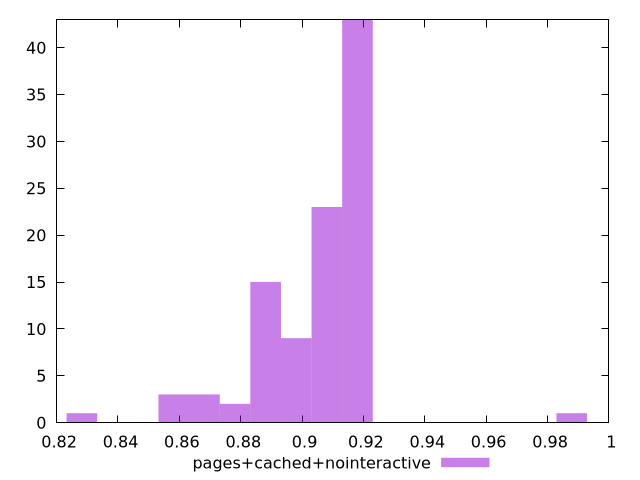

gnuplot code for this plot:
$_pagesCachedNointeractive <<EOF
0.9080826669208829 23
0.898103736515159 9
0.8781458757037109 2
0.9180615973266069 43
0.8881248061094349 15
0.868166945297987 3
0.8581880148922629 3
0.9879141101666747 1
0.828251223675091 1
EOF
set key outside below
set terminal pngcairo
set output "report_00005_2020-11-02T22-26-11.212Z/total-blocking-time/pages+cached+nointeractive//hist.png"
set yrange [0:43]
set boxwidth 0.009978930405723988
set style fill transparent solid 0.5 noborder
plot $_pagesCachedNointeractive title "pages+cached+nointeractive" with boxes ,
